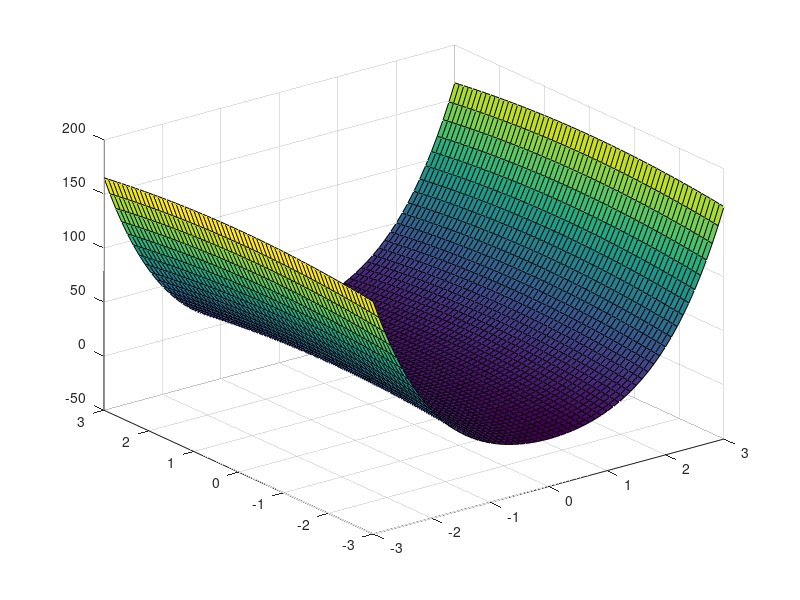
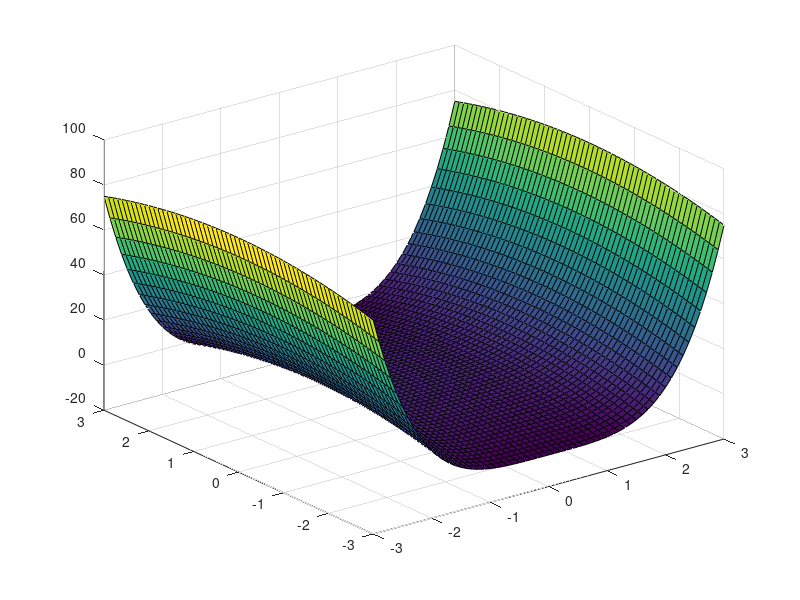
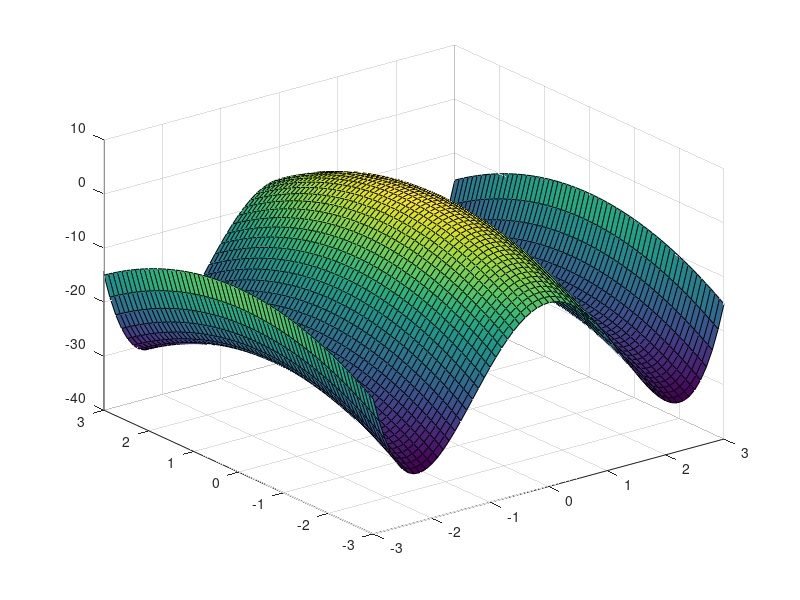

Write the MATLAB code that produced these figures, in order.
clear
close all
clc
[x y]=meshgrid(-3:0.1:3,-3:0.1:3);
p=[-5 0 5];

% z=zeros(1,length(x));

for i=1:length(p)
    z=x.^4-2*p(i)*x.^2-y.^2+3; 
    figure
    surf(x,y,z)
    
end
% legend('p<0','p=0','p>0')
